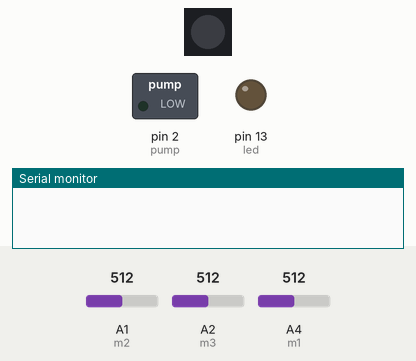
Recording of a sketch running on a simulated Arduino Uno, built with avr-gcc and run on an emulated ATmega328P. Shown: 1 RGB LEDs in strip order, left to right, switched loads named in the sketch (green lamp = pin HIGH), output pins drawn as LEDs (lit = HIGH), the last lines printed to the serial monitor. The inputs (shaded band) are chosen by the test bench; at power-on: A1 (m2) = 512, A2 (m3) = 512, A4 (m1) = 512.

Above: at 0.1 s.
At 9.0 s:
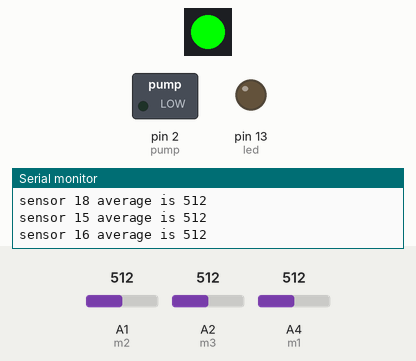
9.1 s: A1 (m2) set to 916
17.2 s: A1 (m2) set to 945
25.3 s: A2 (m3) set to 477
29.4 s: A2 (m3) set to 451
35.3 s: A2 (m3) set to 483
43.4 s: A2 (m3) set to 514
At 51.9 s:
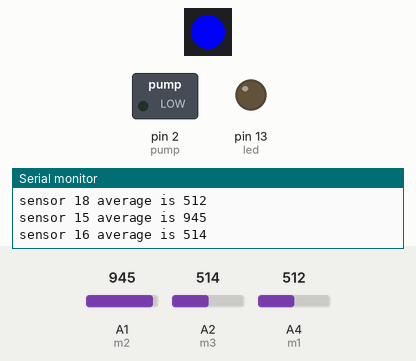
Timing chart, 0 to 52.5 s (numbered marks = the images above; inputs shaded):
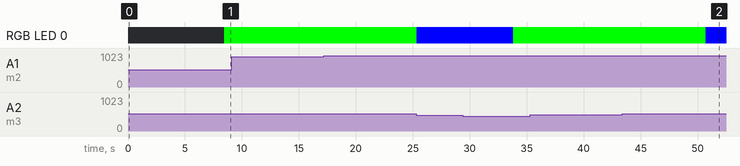

The sketch:

moisture_sensor_3_sensors.ino
```cpp
// **** INCLUDES *****

#include "LowPower.h"
#include <Adafruit_NeoPixel.h>
#define PIN 4
#define N_LEDS 1

Adafruit_NeoPixel strip = Adafruit_NeoPixel (N_LEDS, PIN, NEO_GRB + NEO_KHZ800);
int m1 = A4;
int m2 = A1;
int m3 = A2;
int led = 13;
int pump = 2;

void setup() {
   // put your setup code here, to run once:
   pinMode(m1,INPUT);
   pinMode(m2,INPUT);
   pinMode(m3,INPUT);
   pinMode(led,OUTPUT);
   pinMode(pump,OUTPUT);
   Serial.begin(9600);
   strip.begin();
}

int check_sensor(int m){
   int r1 = analogRead(m);
   delay(50);
   int r2 = analogRead(m);
   delay(50);
   int r3 = analogRead(m);
   delay(50);
   int avg = ((r1+r2+r3)/3);
   Serial.print("sensor ");
   Serial.print(m);
   Serial.print(" average is ");
   Serial.println(avg);
   return avg;
}

bool average_all(){
   int s1 = check_sensor(m1);
   int s2 = check_sensor(m2);
   int s3 = check_sensor(m3);
   int avg = ((s1+s2+s3)/3);

    if (avg < 250) {
      strip.setPixelColor(0, strip.Color(255,0,0));
      strip.show();

      //turn on the motor
      turn_on_motor();
      delay(60000);
      turn_off_motor();
    }
    else if(avg > 650)
    {
      strip.setPixelColor(0, strip.Color(0,0,255));
      strip.show();
    }
    else
    {
      strip.setPixelColor(0, strip.Color(0,255,0));
      strip.show();
    }
}

void turn_on_motor(){
  digitalWrite(pump,HIGH);
}
void turn_off_motor(){
  digitalWrite(pump,LOW);
}

void loop()
{

   // Enter power down state for 8 s with ADC and BOD module disabled
   LowPower.powerDown(SLEEP_8S, ADC_OFF, BOD_OFF);

   // Do something here
   // Example: Read sensor, data logging, data transmission.
   average_all();

}
```

Measured:
- after the input at 43.4 s, RGB LED 0: RGB(0, 255, 0) → RGB(0, 0, 255) after 7.3 s
